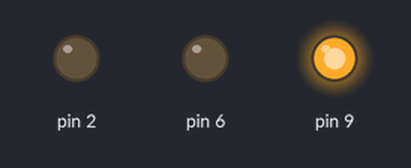
Simulated run of this sketch. Board: Arduino Uno, built with avr-gcc and run on an emulated ATmega328P. On the bench: output pins drawn as LEDs (lit = HIGH).

Above: at 2.5 s.
At 6.5 s:
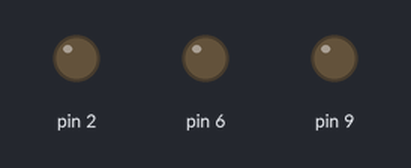
At 10.5 s:
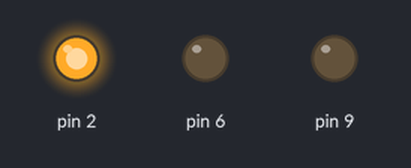
At 13.5 s:
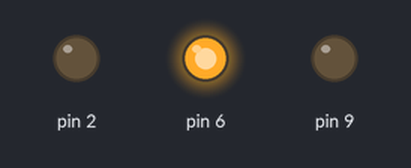
Timing chart, 0 to 19.5 s (numbered marks = the images above):
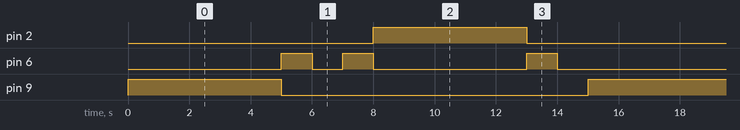

The sketch:

Code_source.ino
```cpp
int counter;

void setup()
{
  pinMode(2, OUTPUT);
  pinMode(6, OUTPUT);
  pinMode(9, OUTPUT);
}

void loop()
{
for (counter = 0; counter < 10; ++counter) {
  digitalWrite(2, LOW);
  digitalWrite(6, LOW);
  digitalWrite(9, HIGH);
  delay(5000); // attendre 5 secondes
  digitalWrite(2, LOW);
  digitalWrite(6, HIGH);
  digitalWrite(9, LOW);
  delay(1000); // attendre 1 secondes
  digitalWrite(2, LOW);
  digitalWrite(6, LOW);
  digitalWrite(9, LOW);
  delay(1000); // attendre 1 secondes
  digitalWrite(2, LOW);
  digitalWrite(6, HIGH);
  digitalWrite(9, LOW);
  delay(1000); // attendre 1 secondes
  digitalWrite(2, HIGH);
  digitalWrite(6, LOW);
  digitalWrite(9, LOW);
  delay(5000); // attendre 5 secondes
  digitalWrite(2, LOW);
  digitalWrite(6, HIGH);
  digitalWrite(9, LOW);
  delay(1000); // attendre 1 secondes
  digitalWrite(2, LOW);
  digitalWrite(6, LOW);
  digitalWrite(9, LOW);
  delay(1000); // attendre 1 secondes
  digitalWrite(2, LOW);
  digitalWrite(6, HIGH);
  digitalWrite(9, LOW);


  }
}
```

Measured:
- by itself, pin 2, pin 9: alternates HIGH for 5.0 s and LOW for 10.0 s
- by itself, pin 6: repeats every 15.0 s: LOW 1.0 s, HIGH 1.0 s, LOW 5.0 s, HIGH 1.0 s, LOW 6.0 s, HIGH 1.0 s
- by itself, everything shown: repeats every 15.0 s, in 7 steps
